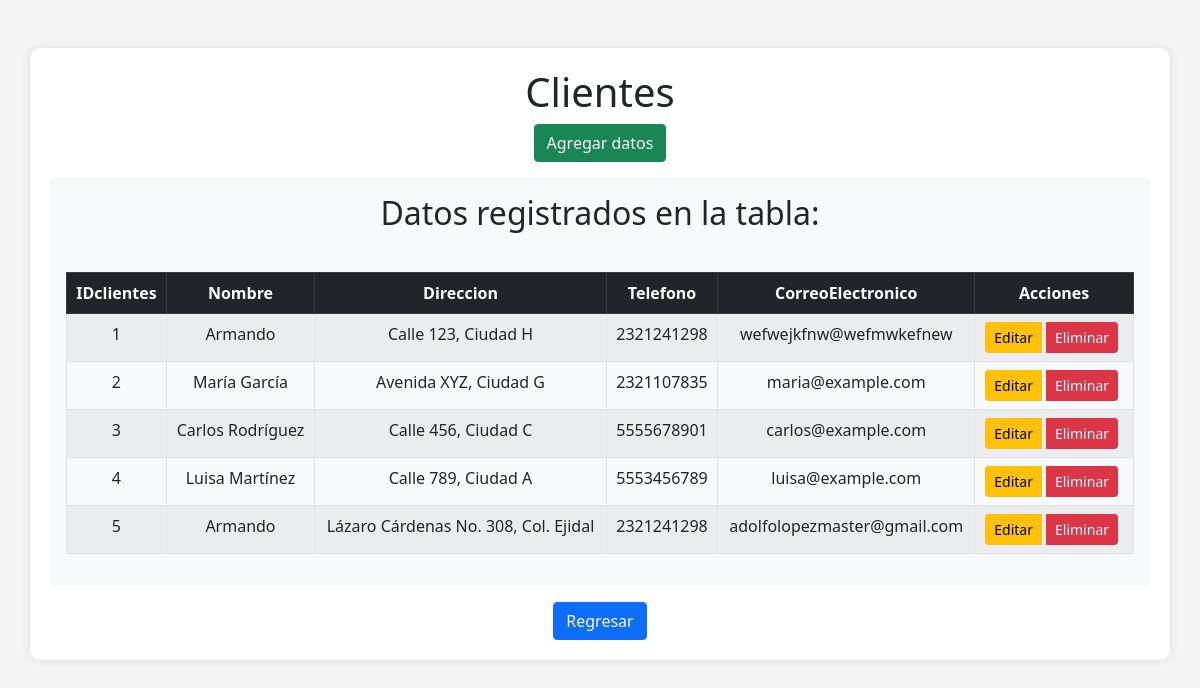
Screenshot of /php/clientes.php with the database file from the repository.
### tables this page shows
CREATE TABLE IF NOT EXISTS `clientes` (
  `IDclientes` int NOT NULL AUTO_INCREMENT,
  `Nombre` varchar(100) DEFAULT NULL,
  `Direccion` varchar(255) DEFAULT NULL,
  `Telefono` varchar(15) DEFAULT NULL,
  `CorreoElectronico` varchar(100) DEFAULT NULL,
  PRIMARY KEY (`IDclientes`)
);

### php/clientes.php (the view, shortened to what this page needs)
<!DOCTYPE html>
<html lang="es">
<head>
    <link rel="stylesheet" href="https://cdn.jsdelivr.net/npm/bootstrap@5.0.2/dist/css/bootstrap.min.css">
    <link rel="stylesheet" href="https://cdnjs.cloudflare.com/ajax/libs/animate.css/4.1.1/animate.min.css">
</head>
<body>
    <div class="container mt-5 animate__animated animate__enter">
        <h1 class="text-center">Clientes</h1>
        <div class="text-center mb-3">
            <a href="/Autozone/conexion/agregar.php?tabla=clientes" class="btn btn-success">Agregar datos</a>
        </div>
        <div class="rounded p-3 bg-light">
            <table class="table table-bordered table-striped text-center">
                <tbody>
                    <?php
                    include "conexionpwd.php";
                    $tabla = "clientes";
                    $sql = "SELECT * FROM $tabla";
                    $result = $conn->query($sql);
                    $columnInfoQuery = "SHOW COLUMNS FROM $tabla";
                    $columnInfoResult = $conn->query($columnInfoQuery);
                    $primaryKeyColumn = null;
                    while ($column = $columnInfoResult->fetch_assoc()) {
                        if ($column["Key"] === "PRI") {
                            $primaryKeyColumn = $column["Field"];
                            break;
                        }
                    }
                    echo "<h2 class='text-center mb-4'>Datos registrados en la tabla:</h2>";
                    echo "<div class='table-responsive text-center animate__animated animate__fadeIn'>";
                    echo "<table class='table table-bordered table-striped'>";
                    echo "<thead class='table-dark'>";
                    echo "<tr>";
                    while ($fieldinfo = $result->fetch_field()) {
                        echo "<th>{$fieldinfo->name}</th>";
                    }
                    echo "<th>Acciones</th>";
                    echo "</tr>";
                    echo "</thead>";
                    echo "<tbody>";
                    while ($row = $result->fetch_assoc()) {
                        echo "<tr>";
                        foreach ($row as $key => $value) {
                            echo "<td>$value</td>";
                        }
                        echo "<td>";
                        echo "<div class='btn-group' role='group'>";
                        echo "<a href='/Autozone/conexion/editar.php?tabla=$tabla&ID={$row[$primaryKeyColumn]}' class='btn btn-warning btn-sm'>Editar</a>";
                        echo "<a href='/Autozone/conexion/eliminar.php?tabla=$tabla&ID={$row[$primaryKeyColumn]}' class='btn btn-danger btn-sm'>Eliminar</a>";
                        echo "</div>";
                        echo "</td>";
                        echo "</tr>";
                    }
                    echo "</tbody>";
                    echo "</table>";
                    echo "</div>";
                ?>
                </tbody>
            </table>
        <div class="text-center mt-3">
            <a href="index.php" class="btn btn-primary">Regresar</a>
        </div>
        </div>
    </div>
</body>
</html>

### php/clientes.php (style rules this page uses)
body { background-color: #f4f4f4; }
.container { background-color: #ffffff; padding: 20px; border-radius: 10px; box-shadow: 0 0 10px rgba(0, 0, 0, 0.1); }
.table td, .table th { text-align: center; }
.btn-group .btn { margin-right: 5px; }

### rows the page displays
clientes: IDclientes "1", Nombre "Armando", Direccion "Calle 123, Ciudad H", Telefono "2321241298", CorreoElectronico "wefwejkfnw@wefmwkefnew"
clientes: IDclientes "2", Nombre "María García", Direccion "Avenida XYZ, Ciudad G", Telefono "2321107835", CorreoElectronico "maria@example.com"
clientes: IDclientes "3", Nombre "Carlos Rodríguez", Direccion "Calle 456, Ciudad C", Telefono "5555678901", CorreoElectronico "carlos@example.com"
clientes: IDclientes "4", Nombre "Luisa Martínez", Direccion "Calle 789, Ciudad A", Telefono "5553456789", CorreoElectronico "luisa@example.com"
clientes: IDclientes "5", Nombre "Armando", Direccion "Lázaro Cárdenas No. 308, Col. Ejidal", Telefono "2321241298", CorreoElectronico "adolfolopezmaster@gmail.com"

### other values shown
$fieldinfo->name "IDclientes"
$fieldinfo->name "Nombre"
$fieldinfo->name "Direccion"
$fieldinfo->name "Telefono"
$fieldinfo->name "CorreoElectronico"
